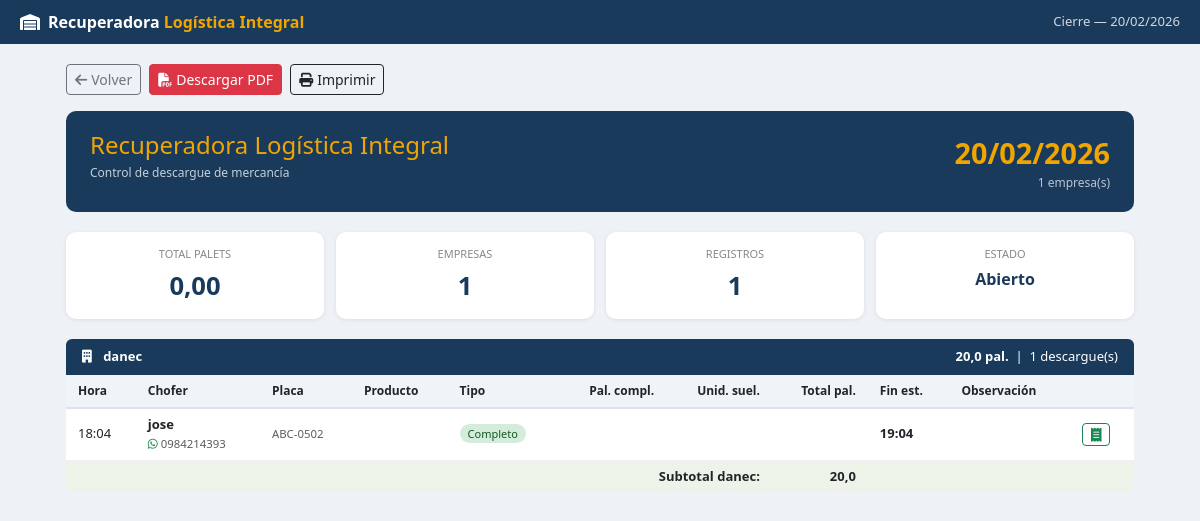
The app's page /descargue/cierre/2026-02-20/ with its own data.
### Aplicaciones/Descargue/models.py (models this page shows, shortened)
class CierreDia(models.Model):
    ESTADO_CHOICES = [('abierto', 'Abierto'), ('cerrado', 'Cerrado')]
    fecha         = models.DateField(default=timezone.now, unique=True)
    estado        = models.CharField(max_length=10, choices=ESTADO_CHOICES, default='abierto')
    hora_cierre   = models.DateTimeField(null=True, blank=True)
    total_palets  = models.DecimalField(max_digits=10, decimal_places=2, default=0)
    observaciones = models.TextField(blank=True)
    class Meta:
        verbose_name = "Cierre de Día"
        verbose_name_plural = "Cierres de Día"
        ordering = ['-fecha']

class Empresa(models.Model):
    nombre = models.CharField(max_length=120, unique=True)
    activo = models.BooleanField(default=True)
    class Meta:
        verbose_name_plural = "Empresas"
        ordering = ['nombre']

class RegistroDescargue(models.Model):
    TIPO_CHOICES = [
        ('completo',   'Completo'),
        ('incompleto', 'Incompleto'),
        ('especial',   'Especial'),
    ]
    cierre            = models.ForeignKey(CierreDia, on_delete=models.CASCADE, related_name='registros')
    empresa           = models.ForeignKey(Empresa, on_delete=models.SET_NULL, null=True, blank=True, related_name='descargues')
    chofer_nombre     = models.CharField(max_length=100, default='')
    chofer_telefono   = models.CharField(max_length=20, default='')
    placa             = models.CharField(max_length=20, blank=True)
    tipo              = models.CharField(max_length=12, choices=TIPO_CHOICES, default='completo')
    observacion       = models.CharField(max_length=200, blank=True)
    hora              = models.DateTimeField(default=timezone.now)
    duracion_minutos  = models.PositiveIntegerField(default=30)
    hora_fin_estimada = models.DateTimeField(null=True, blank=True)
    @property
    def total_palets(self):
        return round(sum(i.palets_equivalentes for i in self.items.all()), 4)
    class Meta:
        verbose_name = "Registro de Descargue"
        verbose_name_plural = "Registros de Descargue"
        ordering = ['-hora']

### Aplicaciones/Descargue/views.py (the view)
# urls.py: path('cierre/<str:fecha>/',         views.ver_cierre,          name='ver_cierre'),
def ver_cierre(request, fecha):
    from datetime import date
    try:
        fecha_obj = date.fromisoformat(fecha)
    except ValueError:
        return HttpResponse("Fecha inválida", status=400)
    cierre = get_object_or_404(CierreDia, fecha=fecha_obj)
    registros = (RegistroDescargue.objects
                 .filter(cierre=cierre)
                 .select_related('empresa')
                 .prefetch_related('items__producto')
                 .order_by('empresa__nombre', 'hora'))
    empresas_data = _agrupar_por_empresa(registros)
    total_registros = sum(len(e['registros']) for e in empresas_data)
    return render(request, 'cierre_detalle.html', {
        'cierre': cierre,
        'empresas_data': empresas_data,
        'total_empresas': len(empresas_data),
        'total_registros': total_registros,
        'empresa_nombre': 'Recuperadora Logística Integral',
    })

### Aplicaciones/Descargue/models.py (called while the page is built)
    @property
    def unidades_palet_completo(self):
        return self.unidades_por_capa * self.capas_por_palet

    @property
    def palets_equivalentes(self):
        total = float(self.palets_completos)
        upc = self.producto.unidades_palet_completo
        if self.unidades_sueltas > 0 and upc > 0:
            total += round(self.unidades_sueltas / upc, 4)
        return round(total, 4)

### Aplicaciones/Descargue/views.py (called while the page is built)
def _agrupar_por_empresa(registros):
    data = {}
    for reg in registros:
        key = reg.empresa_id or 0
        if key not in data:
            data[key] = {'empresa': reg.empresa, 'registros': [], 'subtotal_palets': 0}
        data[key]['registros'].append(reg)
        data[key]['subtotal_palets'] = round(data[key]['subtotal_palets'] + reg.total_palets, 2)
    return list(data.values())

### Aplicaciones/Descargue/templates/cierre_detalle.html (shortened to what this page needs)
<!DOCTYPE html>
<html lang="es">
<head>
  <link href="https://cdn.jsdelivr.net/npm/bootstrap@5.3.3/dist/css/bootstrap.min.css" rel="stylesheet"/>
  <link href="https://cdnjs.cloudflare.com/ajax/libs/font-awesome/6.5.0/css/all.min.css" rel="stylesheet"/>
</head>
<body>
<div class="topbar">
  <div class="brand"><i class="fa fa-warehouse me-2"></i>Recuperadora <span>Logística Integral</span></div>
  <div style="font-size:.82rem;opacity:.8;">Cierre — {{ cierre.fecha|date:"d/m/Y" }}</div>
</div>
<div class="container-main">
  <div class="d-flex gap-2 mb-3 flex-wrap no-print">
    <a href="{% url 'Descargue:dashboard' %}" class="btn btn-outline-secondary btn-sm">
      <i class="fa fa-arrow-left me-1"></i>Volver
    </a>
    <a href="{% url 'Descargue:pdf' cierre.fecha|date:'Y-m-d' %}" target="_blank" class="btn btn-danger btn-sm">
      <i class="fa fa-file-pdf me-1"></i>Descargar PDF
    </a>
    <button class="btn btn-outline-dark btn-sm" onclick="window.print()">
      <i class="fa fa-print me-1"></i>Imprimir
    </button>
  </div>
  <div class="encabezado">
    <div class="d-flex justify-content-between align-items-start flex-wrap gap-2">
      <div>
        <h4>{{ empresa_nombre }}</h4>
        <div style="font-size:12px;opacity:.75;">Control de descargue de mercancía</div>
      </div>
      <div class="text-end">
        <div style="font-size:1.8rem;font-weight:800;color:var(--oro);">{{ cierre.fecha|date:"d/m/Y" }}</div>
        <div style="font-size:12px;opacity:.7;">{{ total_empresas }} empresa(s)</div>
      </div>
    </div>
  </div>
  <div class="total-cards">
    <div class="tcard">
      <div class="lbl">Total Palets</div>
      <div class="val">{{ cierre.total_palets }}</div>
    </div>
    <div class="tcard">
      <div class="lbl">Empresas</div>
      <div class="val">{{ total_empresas }}</div>
    </div>
    <div class="tcard">
      <div class="lbl">Registros</div>
      <div class="val">{{ total_registros }}</div>
    </div>
    <div class="tcard">
      <div class="lbl">Estado</div>
      <div class="val" style="font-size:1rem;">{{ cierre.get_estado_display }}</div>
    </div>
  </div>
  {% for item in empresas_data %}
  <div class="emp-header">
    <div>
      <i class="fa fa-building me-2"></i>
      <strong>{{ item.empresa.nombre }}</strong>
    </div>
    <div style="font-size:13px;">
      <strong>{{ item.subtotal_palets }} pal.</strong>
      &nbsp;|&nbsp; {{ item.registros|length }} descargue(s)
    </div>
  </div>
  <table style="margin-bottom:0;border-radius:0 0 6px 6px;overflow:hidden;">
    <thead>
      <tr>
        <th>Hora</th>
        <th>Chofer</th>
        <th>Placa</th>
        <th>Producto</th>
        <th>Tipo</th>
        <th class="text-end">Pal. compl.</th>
        <th class="text-end">Unid. suel.</th>
        <th class="text-end">Total pal.</th>
        <th>Fin est.</th>
        <th>Observación</th>
        <th class="no-print"></th>
      </tr>
    </thead>
    <tbody>
      {% for reg in item.registros %}
      <tr>
        <td>{{ reg.hora|date:"H:i" }}</td>
        <td>
          <strong>{{ reg.chofer_nombre }}</strong><br>
          <small class="text-muted"><i class="fab fa-whatsapp text-success"></i> {{ reg.chofer_telefono }}</small>
        </td>
        <td><small class="text-muted">{{ reg.placa }}</small></td>
        <td>{{ reg.producto.nombre }}</td>
        <td>
          {% if reg.tipo == 'completo' %}<span class="badge-c">Completo</span>
          {% elif reg.tipo == 'incompleto' %}<span class="badge-i">Incompleto</span>
          {% else %}<span class="badge-e">Especial</span>{% endif %}
        </td>
        <td class="text-end">{{ reg.palets_completos }}</td>
        <td class="text-end text-muted">{{ reg.unidades_sueltas }}</td>
        <td class="text-end fw-bold" style="color:var(--azul);">{{ reg.palets_equivalentes }}</td>
        <td>
          {% if reg.hora_fin_estimada %}
            <strong>{{ reg.hora_fin_estimada|date:"H:i" }}</strong>
          {% else %}—{% endif %}
        </td>
        <td><small class="text-muted">{{ reg.observacion }}</small></td>
        <td class="no-print">
          <a href="{% url 'Descargue:factura_registro' reg.id %}" target="_blank"
            class="btn btn-sm btn-outline-success py-0 px-2" title="Ver factura chofer">
            <i class="fa fa-receipt"></i>
          </a>
        </td>
      </tr>
      {% endfor %}
    </tbody>
    <tfoot>
      <tr>
        <td colspan="7" class="text-end">Subtotal {{ item.empresa.nombre }}:</td>
        <td class="text-end">{{ item.subtotal_palets }}</td>
        <td colspan="3"></td>
      </tr>
    </tfoot>
  </table>
  {% empty %}
  <div class="alert alert-warning mt-3">Sin registros en este cierre.</div>
  {% endfor %}
</div>
</body>
</html>

### Aplicaciones/Descargue/templates/cierre_detalle.html (style rules this page uses)
:root { --azul:#1a3a5c;--oro:#f0a500;--verde:#198754; }
body { background:#eef1f5;font-family:'Segoe UI',sans-serif;font-size:13px; }
.topbar { background:var(--azul);color:#fff;padding:10px 20px;display:flex;align-items:center;justify-content:space-between; }
.brand { font-size:1rem;font-weight:700; }
.brand span { color:var(--oro); }
.container-main { max-width:1100px;margin:20px auto;padding:0 16px; }
.encabezado { background:var(--azul);color:#fff;border-radius:10px;padding:20px 24px;margin-bottom:20px; }
.encabezado h4 { color:var(--oro);margin:0 0 4px; }
.total-cards { display:flex;gap:12px;margin-bottom:20px;flex-wrap:wrap; }
.tcard { flex:1;min-width:130px;background:#fff;border-radius:10px;padding:14px 18px; text-align:center;box-shadow:0 1px 4px rgba(0,0,0,.08); }
.tcard .lbl { font-size:11px;text-transform:uppercase;color:#888;margin-bottom:4px; }
.tcard .val { font-size:1.6rem;font-weight:800;color:var(--azul); }
.emp-header { background:var(--azul);color:#fff;padding:8px 16px;border-radius:6px 6px 0 0; display:flex;justify-content:space-between;align-items:center;margin-top:16px; }
table { width:100%;border-collapse:collapse;background:#fff; }
th { background:#f0f4f8;padding:7px 12px;border-bottom:2px solid #dde3ec;font-size:12px;text-align:left; }
td { padding:6px 12px;border-bottom:1px solid #f0f2f5; }
tfoot td { background:#eef3ea;font-weight:700; }
.badge-c { background:#d4edda;color:#155724;padding:2px 8px;border-radius:10px;font-size:11px; }

### records on screen
CierreDia: fecha "20/02/2026", total_palets "0,00", estado "Abierto"
Empresa: empresa.nombre "danec", subtotal_palets "20,0", registros|length "1"
RegistroDescargue: hora "18:04", chofer_nombre "jose", chofer_telefono "0984214393", placa "ABC-0502", tipo "Completo", hora_fin_estimada "19:04"

### other values on screen
{{ empresa_nombre }} "Recuperadora Logística Integral"
{{ total_empresas }} "1"
{{ total_registros }} "1"
